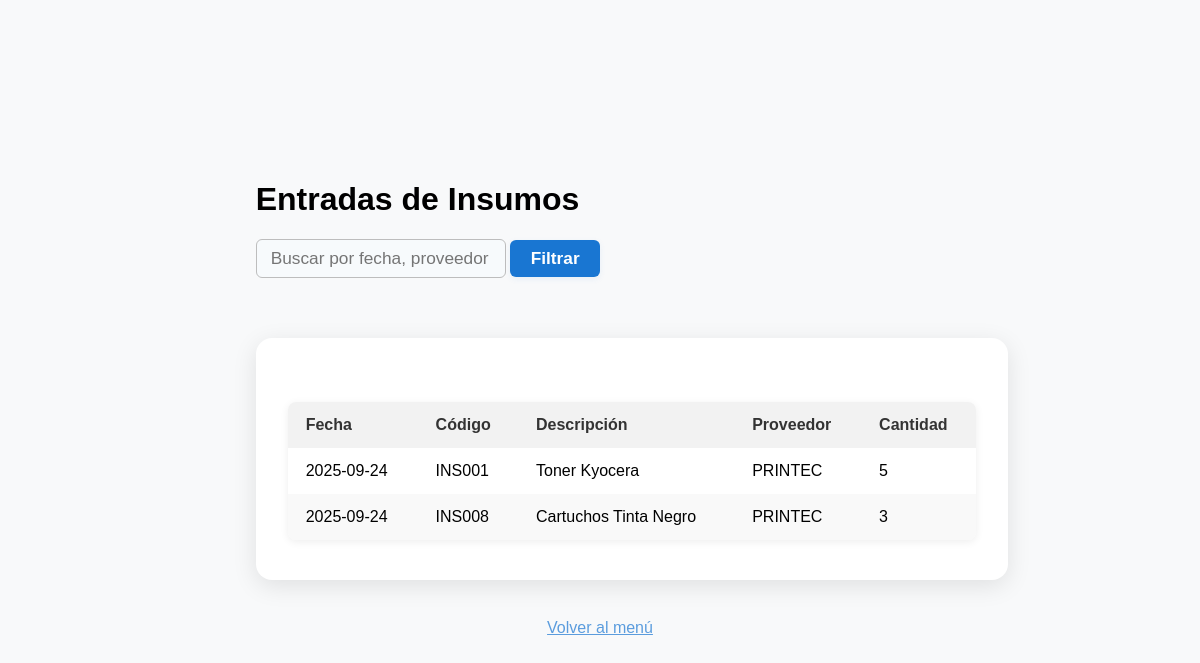
Page /entrada_insumos (signed in) on the earlier database version.
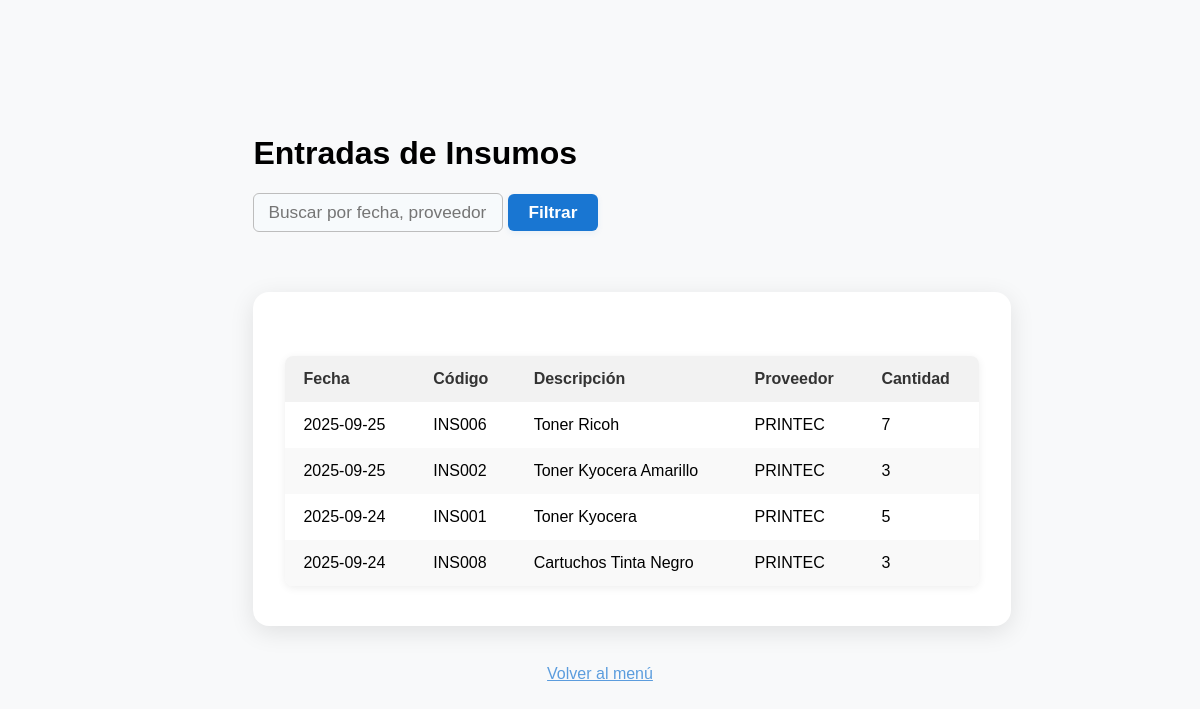
Same page on the later database version.
### app/models.py (models this page shows, shortened)
class EntradaInsumo(db.Model):
    __tablename__ = 'entrada_insumos'
    id_entrada = db.Column(db.Integer, primary_key=True, autoincrement=True)
    fecha_entrada = db.Column(db.Date, default=lambda: datetime.now(timezone.utc).date())
    proveedor = db.Column(db.String(100))
    cantidad = db.Column(db.Integer, nullable=False)
    insumo_id = db.Column(db.Integer, db.ForeignKey('insumos.id'), nullable=False)

class Insumo(db.Model):
    __tablename__ = 'insumos'
    id = db.Column(db.Integer, primary_key=True, autoincrement=True)
    codigo_producto = db.Column(db.String(50), unique=True, nullable=False)
    descripcion = db.Column(db.String(200), nullable=False)
    existencias_iniciales_anio = db.Column(db.Integer, default=0)
    stock_actual = db.Column(db.Integer, default=0)
    porcentaje_utilizado = db.Column(db.Float, default=0.0)
    cantidad_entradas = db.Column(db.Integer, default=0)
    cantidad_salidas = db.Column(db.Integer, default=0)
    entradas = db.relationship('EntradaInsumo', backref='insumo', lazy=True)
    salidas = db.relationship('SalidaInsumo', backref='insumo', lazy=True)
    solicitudes = db.relationship('SolicitudInsumo', backref='insumo', lazy=True)

### app/routes.py (the view, shortened to what this page needs)
@app.route('/entrada_insumos')
@admin_required
def entrada_insumos():
    filtro = request.args.get('filtro', '')
    query = sa.select(EntradaInsumo).order_by(EntradaInsumo.fecha_entrada.desc())
    entradas = db.session.scalars(query).all()
    return render_template('entrada_insumos.html', entradas=entradas, filtro=filtro)

### app/models.py (called while the page is built)
@login.user_loader
def load_user(id_usuario):
    return db.session.get(User, int(id_usuario))

### app/templates/entrada_insumos.html (shortened to what this page needs)
{% extends "base.html" %}
{% block content %}
<div class="page-container">
    <h1>Entradas de Insumos</h1>
    <form method="get" action="{{ url_for('entrada_insumos') }}">
    <input type="text" name="filtro"class="filtro-input" placeholder="Buscar por fecha, proveedor o código..." value="{{ filtro }}">
    <button type="submit" class="btn-filtrar filtro-btn">Filtrar</button>
    </form>
    <div class="table-container">
        <table>
            <thead>
                <tr>
                    <th>Fecha</th>
                    <th>Código</th>
                    <th>Descripción</th>
                    <th>Proveedor</th>
                    <th>Cantidad</th>
                </tr>
            </thead>
            <tbody>
            {% for entrada in entradas %}
                <tr>
                    <td>{{ entrada.fecha_entrada }}</td>
                    <td>{{ entrada.insumo.codigo_producto }}</td>
                    <td>{{ entrada.insumo.descripcion }}</td>
                    <td>{{ entrada.proveedor }}</td>
                    <td>{{ entrada.cantidad }}</td>
                </tr>
            {% endfor %}
            </tbody>
        </table>
    </div>
</div>
<div class="volver-container">
    <a class="btn-link" href="{{ url_for('index') }}">Volver al menú</a>
</div>
{% endblock %}

Differences in the rows shown:
added EntradaInsumo: fecha_entrada "2025-09-25", insumo.codigo_producto "INS006", insumo.descripcion "Toner Ricoh", proveedor "PRINTEC", cantidad "7"
added EntradaInsumo: fecha_entrada "2025-09-25", insumo.codigo_producto "INS002", insumo.descripcion "Toner Kyocera Amarillo", proveedor "PRINTEC", cantidad "3"
